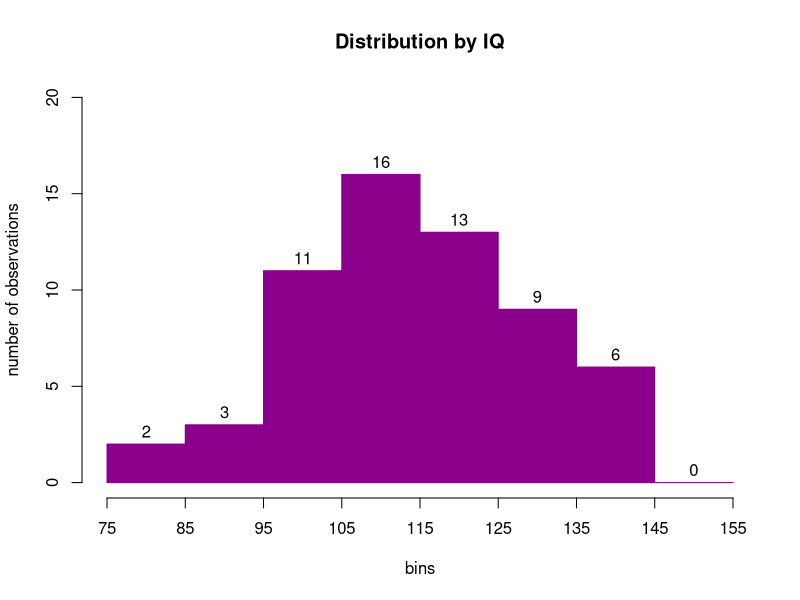

The R script that drew this image:
# Task 1

# Uploding the data
me_df <- read.csv("Lab_1_ME.csv", header = TRUE)
me_df # Take a look at the table

# Plotting stem&leaf plot
stem(me_df$Milit_Exp)


# Task 2

# Uploading the data
iq_df <- read.csv("Lab_1_IQ.csv", header = TRUE)
iq_df # Take a look at the table

# Making a histogram

# We need to create a list of numbers that defines the bins
# By hand
brk_points_v <- c(75, 85, 95, 105, 115, 125, 135, 145, 155)
# Automatically
brk_points <- seq(min(75), max(155), length.out = 9)

# Plotting histogram
hist(iq_df$IQ_score, main = "Distribution by IQ",    # Change the title
     xlab = "bins", ylab = "number of observations", # Change the axis labels
     labels = TRUE,                                  # Show numbers over the bins
     ylim = c(0,20),                                 # Change the range of the y axis
     breaks = brk_points,                            # Define the bins specifically
     xaxt = "n",                                     # Do not show default ticks on x axis
     col = "darkmagenta",                            # Change colour of the bins
     border = "darkmagenta"                          # Change colour of the borders of the bins
     )
axis(side = 1, at = brk_points)                      # Changing ticks on the x axis

# END
